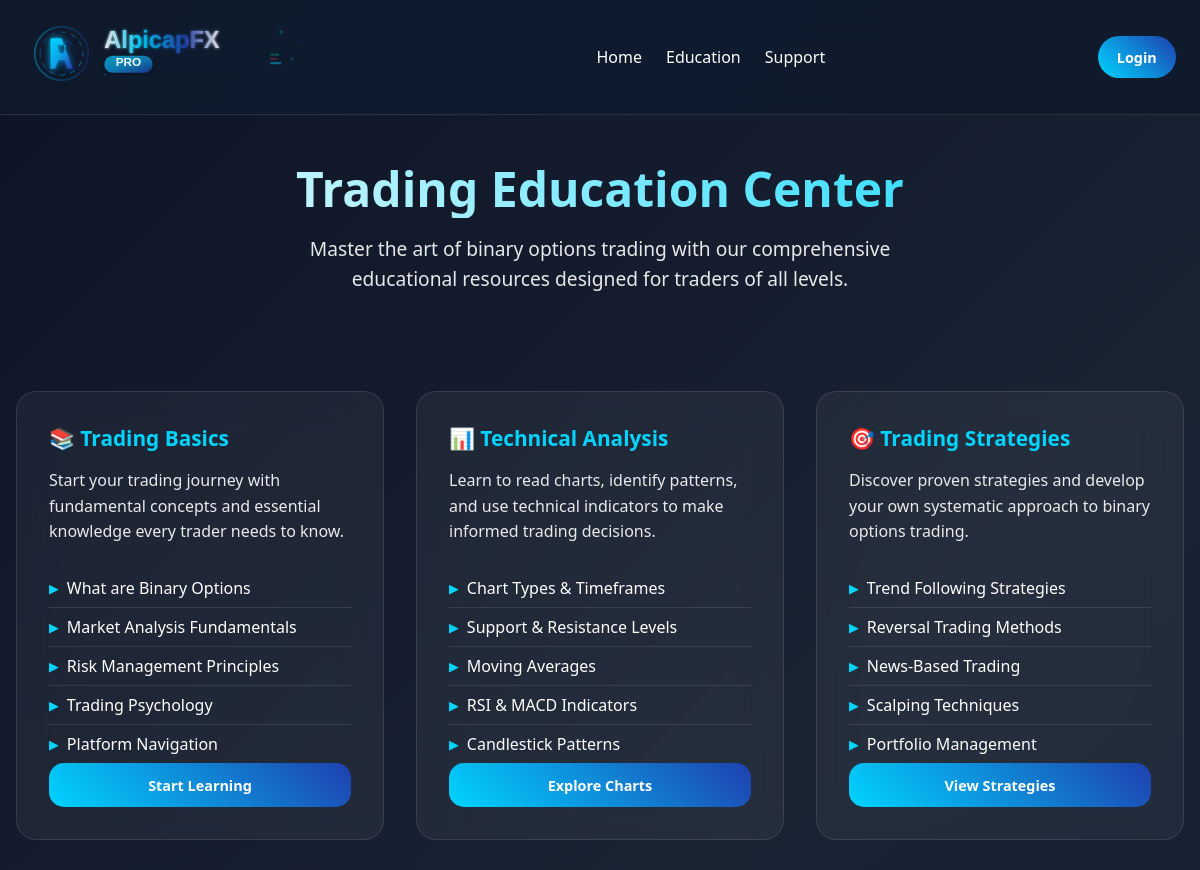
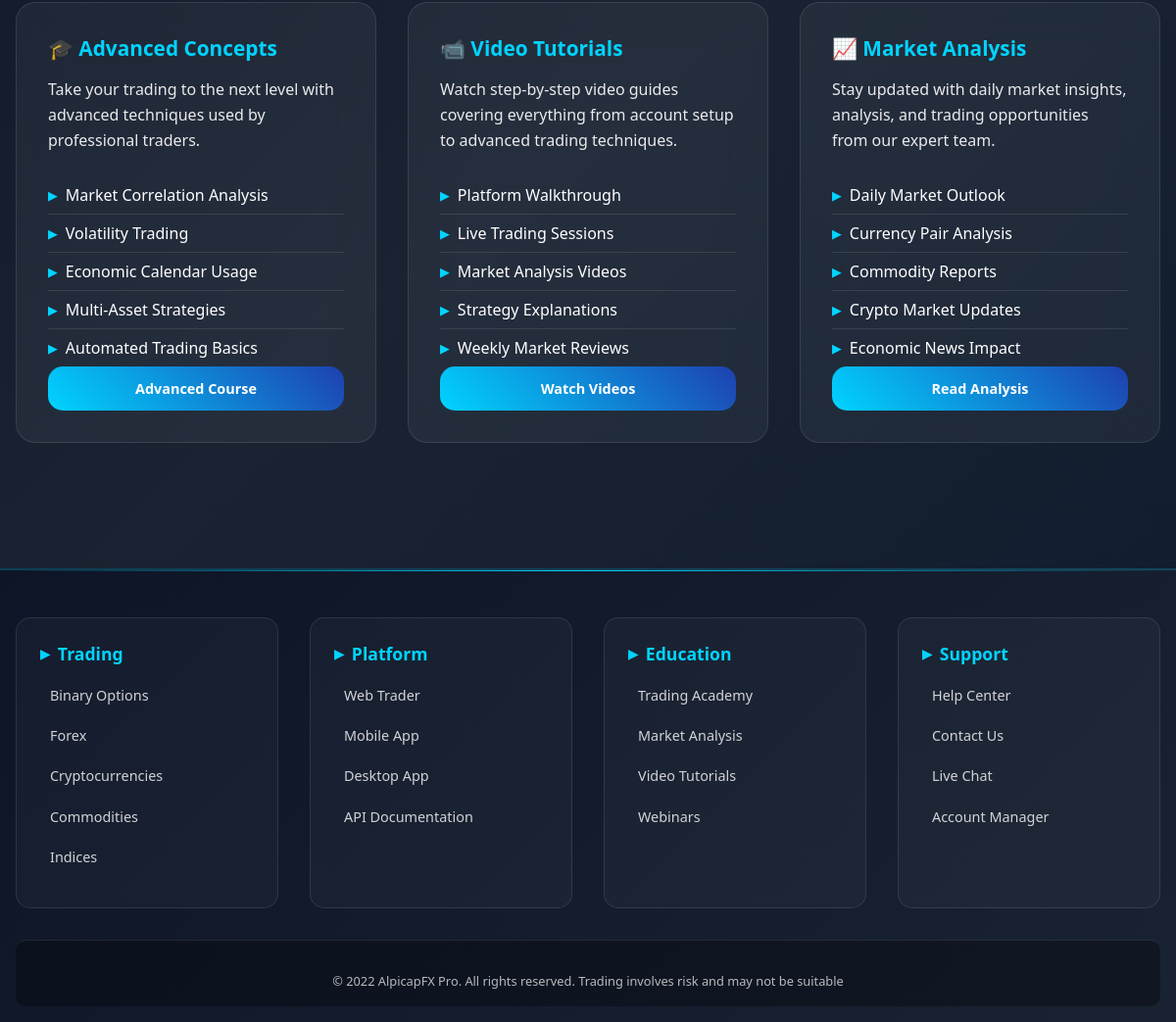
The app's page /education/ with its own data (2 pictures, top to bottom).
### binary/models.py (models this page shows, shortened)
class CompanyProfile(models.Model):
    name = models.CharField(max_length=50)
    email = models.EmailField()
    phone = models.CharField(max_length=50)
    address = models.CharField( max_length=50)
    logo = models.TextField()
    favicon = models.TextField()
    copyright = models.CharField(max_length=90)
    class Meta:
        db_table = 'CompanyProfile'
        managed = True
        verbose_name = 'CompanyProfile'
        verbose_name_plural = 'CompanyProfile'

### binary/views.py (the view)
# urls.py: path('education/',views.education,name='education'),
def education(request):
    context = {
    }
    return render(request, 'education.html', context)

### binary/context_processor.py (called while the page is built)
def general(request):
    t_site = CompanyProfile.objects.get(pk=1)
    featured = Feature.objects.all()
    stat = Stat.objects.all()
    context = {
    't_site': t_site,
    'featured': featured,
    'stat': stat,
    }
    return context

### binary/templates/education.html
{% extends 'base_e.html' %}
{% load static %}
{% block header %} {% include 'header1.html' %} {% endblock header %}
{% block content %}
    <main class="main-content">
        <section class="page-hero">
            <h1>Trading Education Center</h1>
            <p>Master the art of binary options trading with our comprehensive educational resources designed for traders of all levels.</p>
        </section>
        <section class="education-grid">
            <div class="education-card">
                <h3>📚 Trading Basics</h3>
                <p>Start your trading journey with fundamental concepts and essential knowledge every trader needs to know.</p>
                <ul class="education-list">
                    <li>What are Binary Options</li>
                    <li>Market Analysis Fundamentals</li>
                    <li>Risk Management Principles</li>
                    <li>Trading Psychology</li>
                    <li>Platform Navigation</li>
                </ul>
                <a href="https://chat.whatsapp.com/FoEGoLquz1ABlDRY4xpoUX" class="learn-button">Start Learning</a>
            </div>
            <div class="education-card">
                <h3>📊 Technical Analysis</h3>
                <p>Learn to read charts, identify patterns, and use technical indicators to make informed trading decisions.</p>
                <ul class="education-list">
                    <li>Chart Types & Timeframes</li>
                    <li>Support & Resistance Levels</li>
                    <li>Moving Averages</li>
                    <li>RSI & MACD Indicators</li>
                    <li>Candlestick Patterns</li>
                </ul>
                <a href="https://chat.whatsapp.com/FoEGoLquz1ABlDRY4xpoUX" class="learn-button">Explore Charts</a>
            </div>
            <div class="education-card">
                <h3>🎯 Trading Strategies</h3>
                <p>Discover proven strategies and develop your own systematic approach to binary options trading.</p>
                <ul class="education-list">
                    <li>Trend Following Strategies</li>
                    <li>Reversal Trading Methods</li>
                    <li>News-Based Trading</li>
                    <li>Scalping Techniques</li>
                    <li>Portfolio Management</li>
                </ul>
                <a href="https://chat.whatsapp.com/FoEGoLquz1ABlDRY4xpoUX" class="learn-button">View Strategies</a>
            </div>
            <div class="education-card">
                <h3>🎓 Advanced Concepts</h3>
                <p>Take your trading to the next level with advanced techniques used by professional traders.</p>
                <ul class="education-list">
                    <li>Market Correlation Analysis</li>
                    <li>Volatility Trading</li>
                    <li>Economic Calendar Usage</li>
                    <li>Multi-Asset Strategies</li>
                    <li>Automated Trading Basics</li>
                </ul>
                <a href="https://chat.whatsapp.com/FoEGoLquz1ABlDRY4xpoUX" class="learn-button">Advanced Course</a>
            </div>
            <div class="education-card">
                <h3>📹 Video Tutorials</h3>
                <p>Watch step-by-step video guides covering everything from account setup to advanced trading techniques.</p>
                <ul class="education-list">
                    <li>Platform Walkthrough</li>
                    <li>Live Trading Sessions</li>
                    <li>Market Analysis Videos</li>
                    <li>Strategy Explanations</li>
                    <li>Weekly Market Reviews</li>
                </ul>
                <a href="https://chat.whatsapp.com/FoEGoLquz1ABlDRY4xpoUX" class="learn-button">Watch Videos</a>
            </div>
            <div class="education-card">
                <h3>📈 Market Analysis</h3>
                <p>Stay updated with daily market insights, analysis, and trading opportunities from our expert team.</p>
                <ul class="education-list">
                    <li>Daily Market Outlook</li>
                    <li>Currency Pair Analysis</li>
                    <li>Commodity Reports</li>
                    <li>Crypto Market Updates</li>
                    <li>Economic News Impact</li>
                </ul>
                <a href="https://chat.whatsapp.com/FoEGoLquz1ABlDRY4xpoUX" class="learn-button">Read Analysis</a>
            </div>
        </section>
    </main>
{% endblock content %}
{% block footer %} {% include 'footer.html' %} {% endblock footer %}

### binary/templates/header1.html (shortened to what this page needs)
<header class="header">
    <nav class="nav">
        <div class="logo">
            {{t_site.logo|safe}}
        </div>
        <ul class="nav-links">
            <li><a href="{% url 'homepage' %}">Home</a></li>
            <li><a href="{% url 'education' %}">Education</a></li>
            <li><a href="{% url 'support' %}">Support</a></li>
        </ul>
        <a href="{% url 'login' %}" class="cta-button">Login</a>
    </nav>
</header>

### binary/templates/footer.html
<footer class="footer">
    <div class="footer-content">
        <div class="footer-section">
            <h4>Trading</h4>
            <a href="{% url 'dashboard' %}">Binary Options</a>
            <a href="{% url 'dashboard' %}">Forex</a>
            <a href="{% url 'dashboard' %}">Cryptocurrencies</a>
            <a href="{% url 'dashboard' %}">Commodities</a>
            <a href="{% url 'dashboard' %}">Indices</a>
        </div>
        <div class="footer-section">
            <h4>Platform</h4>
            <a href="{% url 'homepage' %}">Web Trader</a>
            <a href="{% url 'homepage' %}">Mobile App</a>
            <a href="{% url 'homepage' %}">Desktop App</a>
            <a href="{% url 'homepage' %}">API Documentation</a>
        </div>
        <div class="footer-section">
            <h4>Education</h4>
            <a href="{% url 'education' %}">Trading Academy</a>
            <a href="{% url 'education' %}">Market Analysis</a>
            <a href="{% url 'education' %}">Video Tutorials</a>
            <a href="{% url 'education' %}">Webinars</a>
        </div>
        <div class="footer-section">
            <h4>Support</h4>
            <a href="{% url 'support' %}">Help Center</a>
            <a href="{% url 'support' %}">Contact Us</a>
            <a href="{% url 'support' %}">Live Chat</a>
            <a href="{% url 'dashboard' %}">Account Manager</a>
        </div>
    </div>
    <div class="footer-bottom">
        <p>{{t_site.copyright}}</p>
    </div>
</footer>

### records on screen
CompanyProfile: logo "AlpicapFX PRO", copyright "© 2022 AlpicapFX Pro. All rights reserved. Trading involves risk and may not be suitable"
